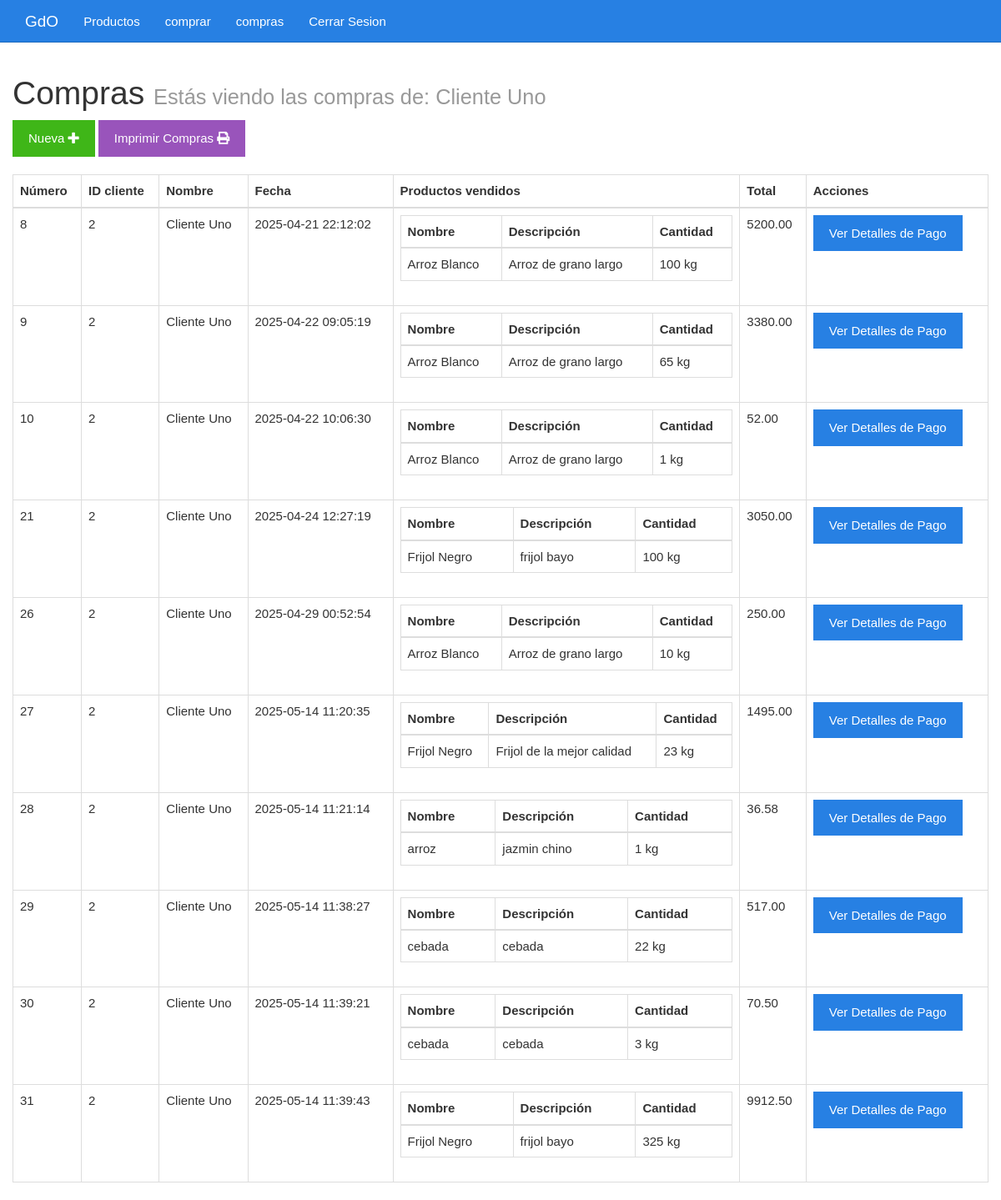
Page /cliente/ventas.php (signed in) on the committed database.
### tables this page shows
CREATE TABLE `ventas` (
  `id` int NOT NULL,
  `cliente_id` int NOT NULL,
  `empleado_id` int DEFAULT NULL,
  `fecha_venta` timestamp NULL DEFAULT CURRENT_TIMESTAMP,
  `total` decimal(10,2) NOT NULL
);

CREATE TABLE `usuarios` (
  `id` int NOT NULL,
  `nombre` varchar(255) NOT NULL,
  `email` varchar(255) NOT NULL,
  `password` varchar(255) NOT NULL,
  `rol` enum('admin','cliente','empleado') NOT NULL
);

### cliente/ventas.php (the view, shortened to what this page needs)
<?php
include_once "./diseño/encabezado.php";
include_once "../base/conexion.php";
if (isset($_SESSION['usuario_id']) && isset($_SESSION['usuario_rol']) && $_SESSION['usuario_rol'] === 'cliente') {
	$cliente_id = $_SESSION['usuario_id'];
	$sentencia = $conexion->prepare("SELECT ventas.total, ventas.fecha_venta, ventas.id, ventas.cliente_id, GROUP_CONCAT(productos.nombre, '..', productos.descripcion, '..', productos.unidad_medida, '..', productos_vendidos.cantidad SEPARATOR '__') AS productos FROM ventas INNER JOIN productos_vendidos ON productos_vendidos.id_venta = ventas.id INNER JOIN productos ON productos.id = productos_vendidos.id_producto WHERE ventas.cliente_id = :cliente_id GROUP BY ventas.id ORDER BY ventas.id;");
	$sentencia->bindParam(':cliente_id', $cliente_id, PDO::PARAM_INT);
	$sentencia->execute();
	$ventas = $sentencia->fetchAll(PDO::FETCH_OBJ);
} else {
	echo "<div class='alert alert-warning'>No tienes permiso para ver esta página o no has iniciado sesión como cliente.</div>";
	exit();
}
?>
<!DOCTYPE html>
<html lang="es">
<head>
	<link rel="stylesheet" href="./diseño/css/estilo.css">
</head>
<body>
	<div class="col-xs-12">
		<h1>Compras
			<small class="form-text text-muted">Estás viendo las compras de: <?php echo $_SESSION['usuario_nombre']; ?></small>
		</h1>
		<div class="no-imprimir">
			<a class="btn btn-success" href="./vender.php">Nueva <i class="fa fa-plus"></i></a>
			<button class="btn btn-info" onclick="window.print()">Imprimir Compras <i class="fa fa-print"></i></button>
		</div>
		<br>
		<div class="imprimir-area">
			<table class="table table-bordered">
				<thead>
					<tr>
						<th>Número</th>
						<th>ID cliente</th>
						<th>Nombre</th>
						<th>Fecha</th>
						<th>Productos vendidos</th>
						<th>Total</th>
						<th>Acciones</th>
					</tr>
				</thead>
				<tbody>
					<?php foreach ($ventas as $venta) { ?>
						<tr>
							<td><?php echo $venta->id ?></td>
							<td><?php echo $venta->cliente_id ?></td>
							<td>
								<?php
								$sentenciaCliente = $conexion->prepare("SELECT nombre FROM usuarios WHERE id = ?;");
								$sentenciaCliente->execute([$venta->cliente_id]);
								$cliente = $sentenciaCliente->fetch(PDO::FETCH_OBJ);
								echo $cliente->nombre;
								?>
							</td>
							<td><?php echo $venta->fecha_venta ?></td>
							<td>
								<table class="table table-bordered">
									<thead>
										<tr>
											<th>Nombre</th>
											<th>Descripción</th>
											<th>Cantidad</th>
										</tr>
									</thead>
									<tbody>
										<?php foreach (explode("__", $venta->productos) as $productosConcatenados) {
											$producto = explode("..", $productosConcatenados)
										?>
											<tr>
												<td><?php echo $producto[0] ?></td>
												<td><?php echo $producto[1] ?></td>
												<td><?php echo $producto[3] . ' ' . $producto[2] ?></td>
											</tr>
										<?php } ?>
									</tbody>
								</table>
							</td>
							<td><?php echo $venta->total ?></td>
							<td>
								<a href="./confirmarpago.php?id=<?php echo $venta->id; ?>" class="btn btn-primary">Ver Detalles de Pago</a>
							</td>
						</tr>
					<?php } ?>
				</tbody>
			</table>
		</div>
	</div>
</body>
</html>
<?php include_once "./diseño/pie.php" ?>

### cliente/diseño/css/estilo.css (style rules this page uses)
body { padding-top: 70px; }

### rows in the picture
ventas: id "8", cliente "2", usuarios.nombre "Cliente Uno", fecha_venta "2025-04-21 22:12:02", producto "Arroz Blanco", producto "Arroz de grano largo", producto "100", producto "kg", total "5200.00"
ventas: id "9", cliente "2", usuarios.nombre "Cliente Uno", fecha_venta "2025-04-22 09:05:19", producto "Arroz Blanco", producto "Arroz de grano largo", producto "65", producto "kg", total "3380.00"
ventas: id "10", cliente "2", usuarios.nombre "Cliente Uno", fecha_venta "2025-04-22 10:06:30", producto "Arroz Blanco", producto "Arroz de grano largo", producto "1", producto "kg", total "52.00"
ventas: id "21", cliente "2", usuarios.nombre "Cliente Uno", fecha_venta "2025-04-24 12:27:19", producto "Frijol Negro", producto "frijol bayo", producto "100", producto "kg", total "3050.00"
ventas: id "26", cliente "2", usuarios.nombre "Cliente Uno", fecha_venta "2025-04-29 00:52:54", producto "Arroz Blanco", producto "Arroz de grano largo", producto "10", producto "kg", total "250.00"
ventas: id "27", cliente "2", usuarios.nombre "Cliente Uno", fecha_venta "2025-05-14 11:20:35", producto "Frijol Negro", producto "Frijol de la mejor calidad", producto "23", producto "kg", total "1495.00"
ventas: id "28", cliente "2", usuarios.nombre "Cliente Uno", fecha_venta "2025-05-14 11:21:14", producto "arroz", producto "jazmin chino", producto "1", producto "kg", total "36.58"
ventas: id "29", cliente "2", usuarios.nombre "Cliente Uno", fecha_venta "2025-05-14 11:38:27", producto "cebada", producto "22", producto "kg", total "517.00"
ventas: id "30", cliente "2", usuarios.nombre "Cliente Uno", fecha_venta "2025-05-14 11:39:21", producto "cebada", producto "3", producto "kg", total "70.50"
ventas: id "31", cliente "2", usuarios.nombre "Cliente Uno", fecha_venta "2025-05-14 11:39:43", producto "Frijol Negro", producto "frijol bayo", producto "325", producto "kg", total "9912.50"

### other values in the picture
$_SESSION['usuario_nombre'] "Cliente Uno"
